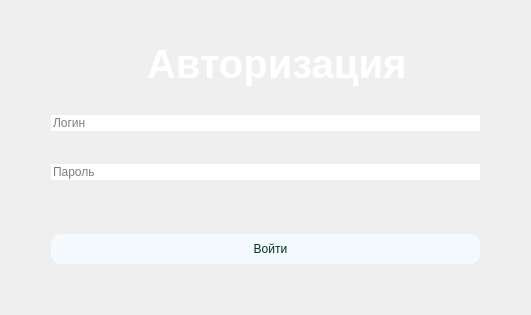
       <widget class="QWidget" name="Avtorisation">
        <layout class="QGridLayout" name="gridLayout_3">
         <item row="6" column="1">
          <widget class="QLineEdit" name="PasswordField">
           <property name="styleSheet">
            <string notr="true"> border-radius: 10px;</string>
           </property>
           <property name="text">
            <string/>
           </property>
           <property name="echoMode">
            <enum>QLineEdit::Password</enum>
           </property>
           <property name="dragEnabled">
            <bool>false</bool>
           </property>
           <property name="readOnly">
            <bool>false</bool>
           </property>
           <property name="placeholderText">
            <string>Пароль</string>
           </property>
          </widget>
         </item>
         <item row="10" column="1">
          <spacer name="verticalSpacer_4">
           <property name="orientation">
            <enum>Qt::Vertical</enum>
           </property>
           <property name="sizeHint" stdset="0">
            <size>
             <width>20</width>
             <height>40</height>
            </size>
           </property>
          </spacer>
         </item>
         <item row="8" column="1">
          <spacer name="verticalSpacer_2">
           <property name="orientation">
            <enum>Qt::Vertical</enum>
           </property>
           <property name="sizeHint" stdset="0">
            <size>
             <width>429</width>
             <height>27</height>
            </size>
           </property>
          </spacer>
         </item>
         <item row="9" column="1">
          <widget class="QPushButton" name="SignInButton">
           <property name="styleSheet">
            <string notr="true">QPushButton {
    color: rgb(1, 50, 32);
    height: 30px;
    border: none;
    padding-left: 10px;
	background-color: #F5FAFE;
    border-radius: 10px;
    border-bottom-left-radius: 10px;
	text-align: center;
}</string>
           </property>
           <property name="text">
            <string>Войти</string>
           </property>
          </widget>
         </item>
         <item row="7" column="1">
          <widget class="QLabel" name="ErrorField">
           <property name="font">
            <font>
             <pointsize>10</pointsize>
            </font>
           </property>
           <property name="styleSheet">
            <string notr="true">color: white;</string>
           </property>
           <property name="text">
            <string/>
           </property>
          </widget>
         </item>
         <item row="4" column="1">
          <spacer name="verticalSpacer_3">
           <property name="orientation">
            <enum>Qt::Vertical</enum>
           </property>
           <property name="sizeHint" stdset="0">
            <size>
             <width>429</width>
             <height>25</height>
            </size>
           </property>
          </spacer>
         </item>
         <item row="0" column="1">
          <spacer name="verticalSpacer">
           <property name="orientation">
            <enum>Qt::Vertical</enum>
           </property>
           <property name="sizeHint" stdset="0">
            <size>
             <width>429</width>
             <height>26</height>
            </size>
           </property>
          </spacer>
         </item>
         <item row="3" column="0">
          <spacer name="horizontalSpacer_3">
           <property name="orientation">
            <enum>Qt::Horizontal</enum>
           </property>
           <property name="sizeHint" stdset="0">
            <size>
             <width>40</width>
             <height>20</height>
            </size>
           </property>
          </spacer>
         </item>
         <item row="3" column="2">
          <spacer name="horizontalSpacer_4">
           <property name="orientation">
            <enum>Qt::Horizontal</enum>
           </property>
           <property name="sizeHint" stdset="0">
            <size>
             <width>40</width>
             <height>20</height>
            </size>
           </property>
          </spacer>
         </item>
         <item row="1" column="1">
          <layout class="QHBoxLayout" name="horizontalLayout_4">
           <item>
            <spacer name="horizontalSpacer_6">
             <property name="orientation">
              <enum>Qt::Horizontal</enum>
             </property>
             <property name="sizeHint" stdset="0">
              <size>
               <width>0</width>
               <height>53</height>
              </size>
             </property>
            </spacer>
           </item>
           <item>
            <widget class="QLabel" name="label">
             <property name="text">
              <string/>
             </property>
             <property name="pixmap">
              <pixmap>../media/icons8-управление-клиентами-96.png</pixmap>
             </property>
             <property name="scaledContents">
              <bool>false</bool>
             </property>
            </widget>
           </item>
           <item>
            <widget class="QLabel" name="label_6">
             <property name="font">
              <font>
               <pointsize>30</pointsize>
               <weight>75</weight>
               <bold>true</bold>
              </font>
             </property>
             <property name="styleSheet">
              <string notr="true">color: white;
text-align: left;
height: 50px;
border: none;
padding-left: 10px;
background-color:  transparent;</string>
             </property>
             <property name="text">
              <string>Авторизация</string>
             </property>
            </widget>
           </item>
           <item>
            <spacer name="horizontalSpacer_2">
             <property name="orientation">
              <enum>Qt::Horizontal</enum>
             </property>
             <property name="sizeHint" stdset="0">
              <size>
               <width>0</width>
               <height>53</height>
              </size>
             </property>
            </spacer>
           </item>
          </layout>
         </item>
         <item row="3" column="1">
          <widget class="QLineEdit" name="LoginField">
           <property name="styleSheet">
            <string notr="true"> border-radius: 10px;</string>
           </property>
           <property name="placeholderText">
            <string>Логин</string>
           </property>
          </widget>
         </item>
         <item row="2" column="1">
          <spacer name="verticalSpacer_5">
           <property name="orientation">
            <enum>Qt::Vertical</enum>
           </property>
           <property name="sizeHint" stdset="0">
            <size>
             <width>429</width>
             <height>17</height>
            </size>
           </property>
          </spacer>
         </item>
        </layout>
       </widget>
